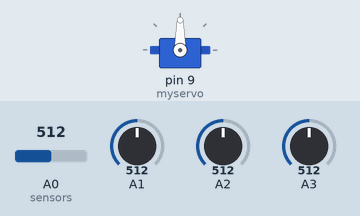
Simulated run of this sketch. Board: Arduino Uno, built with avr-gcc and run on an emulated ATmega328P. Shown: servo. The test bench sets the inputs (shaded band); at power-on: A0 (sensors) = 512, A1 = 512, A2 = 512, A3 = 512.

Above: at 1.2 s.
1.3 s: A0 (sensors) set to 595
2.8 s: A0 (sensors) set to 629
At 5.5 s:
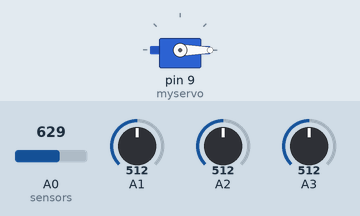
5.8 s: A1 set to 306
7.3 s: A1 set to 279
At 8.07 s:
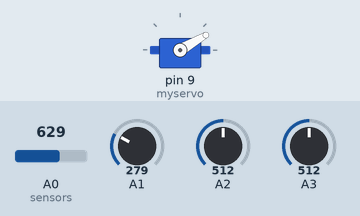
10.3 s: A2 set to 484
At 10.3 s:
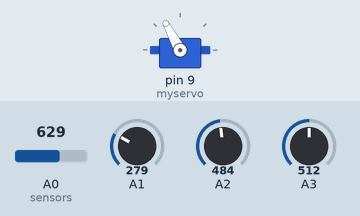
11.8 s: A3 set to 716
At 14.7 s:
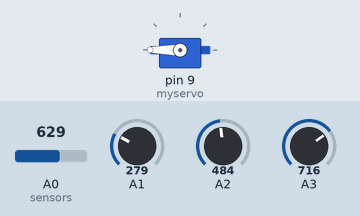
Timing chart, 0 to 15.8 s (numbered marks = the images above; inputs shaded):
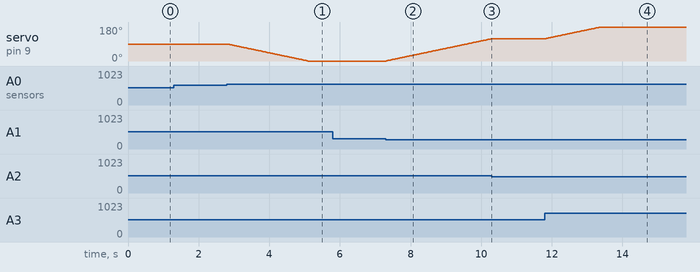

The sketch:

servoLyssensor.ino
```cpp
/*
A simple light follower

author: Arturo Guadalupi <a.guadalupi@arduino.cc>
  */
#include <Servo.h>
Servo myservo;
int up_average;
int down_average;
int  A0_val;
int A1_val;
int A2_val;
int A3_val;
int val = 90;
int diff;
const  int threshold = 50;
void setup() {
  pinMode(A0, INPUT);
  pinMode(A1,  INPUT);
  pinMode(A2, INPUT);
  pinMode(A3, INPUT);
  myservo.attach(9);
  myservo.write(val);
}
void loop() {
  A0_val = analogRead(A0); //reading  data from sensors
  A1_val = analogRead(A1);
  A2_val = analogRead(A2);
  A3_val = analogRead(A3);

  down_average = (A0_val + A1_val)/2; //the  sum of the two lower sensors /2
  up_average = (A2_val + A3_val)/2;	  //the  sum of the two upper sensors /2
  diff = abs(up_average-down_average); //checking  the difference between the two averages
  if ((up_average > down_average) &&  (diff > threshold))
    {
     if (val < 180) //if different from max val
       {
       val++;
       myservo.write(val);
       }
    }
  if((down_average > up_average) && (diff > threshold))
    {
    if (val  > 0) //if different from min val
      {
      val--;
      myservo.write(val);
      }
    }
  delay(25);
}
```

Measured:
- the behaviour switches between 613 and 614 on A0 (sensors) (found by bisection; images 0 and 1)
- the behaviour switches between 295 and 294 on A1 (found by bisection; images 1 and 2)
- the behaviour switches between 498 and 497 on A2 (found by bisection; images 2 and 3)
- after the input at 1.3 s, every drawn part: stays the same
- after the input at 2.8 s, servo on pin 9 (myservo): moves from 90° to 0° over 2.3 s, starting at once
- after the input at 5.8 s, every drawn part: stays the same
- after the input at 7.3 s, servo on pin 9 (myservo): moves from 0° to 118° over 3.0 s, starting at once
- after the input at 10.3 s, servo on pin 9 (myservo): stays 118° (without the input it goes to 119° after 0.02 s)
- after the input at 11.8 s, servo on pin 9 (myservo): moves from 118° to 180° over 1.6 s, starting at once
